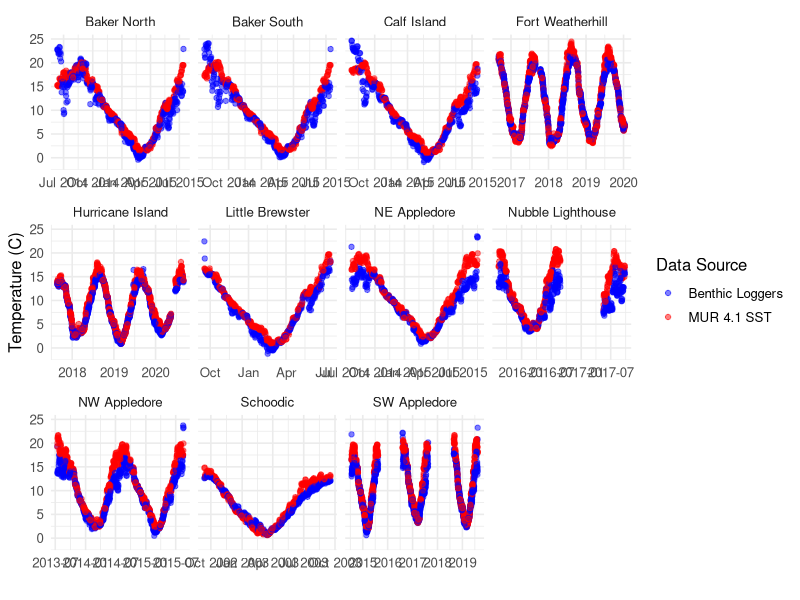
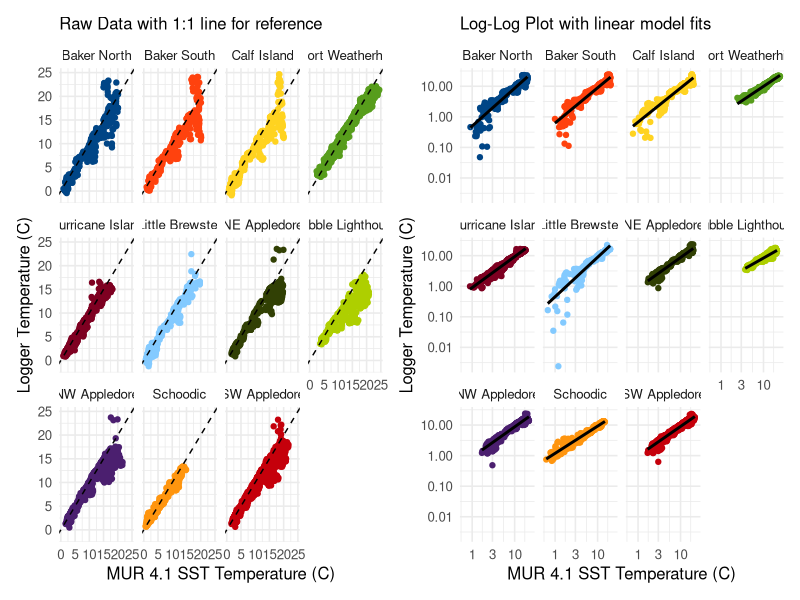
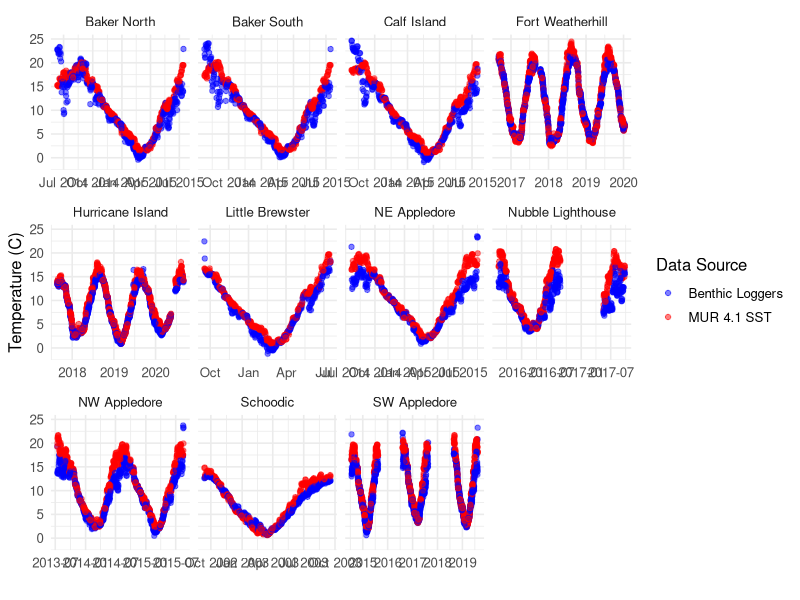

Generate these figures, in order, with R:
#' ---------------------------------------------------
#' Visualize MUR and Logger Fits
#' ---------------------------------------------------

library(readr)
library(ggplot2); theme_set(theme_minimal(base_size = 12)) #for viz
library(patchwork)
library(dplyr)

joined_dat <- read_csv("derived_data/joined_calibration_mur_data.csv")



linear_nofit <- ggplot(joined_dat,
                  aes(x = temp_c_mur, y = temp_c_logger,
                      color = site)) +
  facet_wrap(vars(site)) +
  geom_point() +
  labs(color = "", y = "Logger Temperature (C)",
       x = "MUR 4.1 SST Temperature (C)",
       subtitle = "Raw Data with 1:1 line for reference") +
  ggthemes::scale_color_calc(guide = "none") +
  geom_abline(slope = 1, intercept = 0, lty = 2)

log_fit <- ggplot(joined_dat,
       aes(x = temp_c_mur, y = temp_c_logger,
           color = site)) +
  facet_wrap(vars(site)) +
  geom_point() +
  scale_x_log10() +
  scale_y_log10() +
  labs(color = "", y = "Logger Temperature (C)",
       x = "MUR 4.1 SST Temperature (C)",
       subtitle = "Log-Log Plot with linear model fits") +
  ggthemes::scale_color_calc(guide = "none") +
  stat_smooth(color = "black", method = "lm")


combined_plot <- linear_nofit + log_fit + plot_layout(guides = "collect")
ggsave("figures/calibration_plot.jpg", combined_plot, width = 12)


#### Show timeseries ####
joined_dat |>
  mutate(date = as.Date(paste(year, month, day, sep = "-"))) |>
  tidyr::pivot_longer(c(temp_c_logger, temp_c_mur),
                      values_to = "temp_c", names_to = "source") |>
  ggplot(aes(x = datetime, y = temp_c, color = source)) +
  geom_point(alpha = 0.5) +
  facet_wrap(vars(site), scale = "free_x") +
  scale_color_manual(values = c("blue", "red"),
                     labels = c("Benthic Loggers", "MUR 4.1 SST")) +
  labs(x = "", y = "Temperature (C)", color = "Data Source")
ggsave("figures/mur_calibration_timeseries.jpg")
